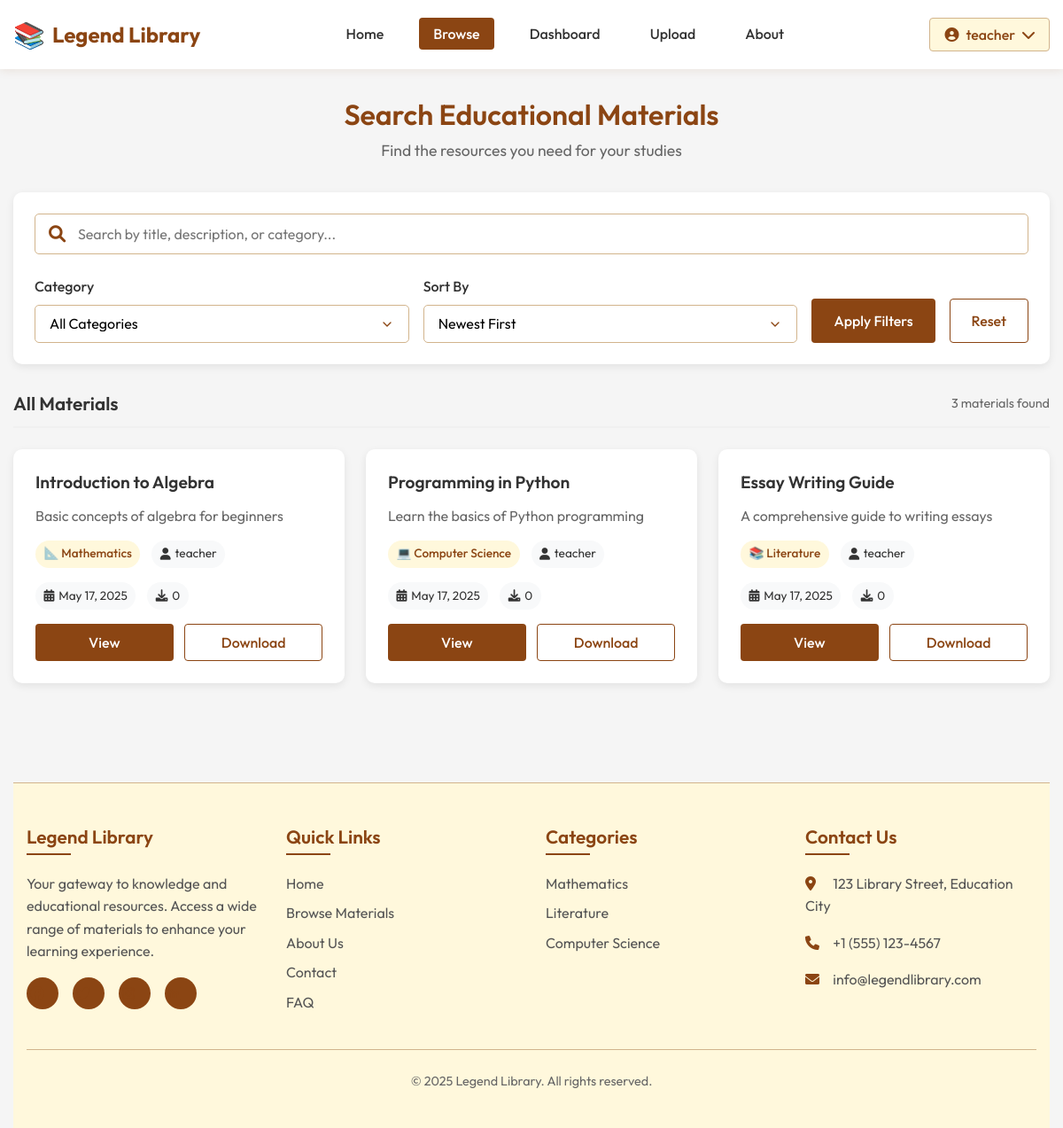
Screenshot of /search.php (signed in) with the database file from the repository.
### tables this page shows
CREATE TABLE materials (
    material_id INT AUTO_INCREMENT PRIMARY KEY,
    title VARCHAR(255) NOT NULL,
    description TEXT,
    file_path VARCHAR(255) NOT NULL,
    category VARCHAR(100) NOT NULL,
    uploaded_by INT NOT NULL,
    upload_date TIMESTAMP DEFAULT CURRENT_TIMESTAMP,
    FOREIGN KEY (uploaded_by) REFERENCES users(user_id) ON DELETE CASCADE
);

CREATE TABLE users (
    user_id INT AUTO_INCREMENT PRIMARY KEY,
    username VARCHAR(50) NOT NULL UNIQUE,
    email VARCHAR(100) NOT NULL UNIQUE,
    password VARCHAR(255) NOT NULL,
    role ENUM('student', 'teacher', 'admin') NOT NULL DEFAULT 'student',
    created_at TIMESTAMP DEFAULT CURRENT_TIMESTAMP,
    updated_at TIMESTAMP DEFAULT CURRENT_TIMESTAMP ON UPDATE CURRENT_TIMESTAMP
);

### config.php (called while the page is built, shortened)
<?php
$base_url = BASE_URL;
function formatDate($date) {
    return date('M j, Y', strtotime($date));
}
?>

### search.php (the view, shortened to what this page needs)
<?php
require_once 'config.php';
$query = isset($_GET['query']) ? trim($_GET['query']) : '';
$category = isset($_GET['category']) ? trim($_GET['category']) : '';
$sort = isset($_GET['sort']) ? $_GET['sort'] : 'newest';
$search_query = "
    SELECT m.material_id, m.title, m.description, m.category, m.upload_date,
           u.username as uploader,
           (SELECT COUNT(*) FROM material_downloads WHERE material_id = m.material_id) as download_count
    FROM materials m
    JOIN users u ON m.uploaded_by = u.user_id
    WHERE 1=1
";
switch ($sort) {
    case 'newest':
    default:
        $search_query .= " ORDER BY m.upload_date DESC";
        break;
}
try {
    $count_query = str_replace("m.material_id, m.title, m.description, m.category, m.upload_date,
           u.username as uploader,
           (SELECT COUNT(*) FROM material_downloads WHERE material_id = m.material_id) as download_count", "COUNT(*) as total", $search_query);
    $count_query = preg_replace('/ORDER BY.*$/i', '', $count_query);
    $stmt = $conn->prepare($count_query);
    $stmt->execute();
    $total_count = $stmt->fetchColumn();
    $stmt = $conn->prepare($search_query);
    $stmt->execute();
    $materials = $stmt->fetchAll(PDO::FETCH_ASSOC);
} catch(PDOException $e) {
    $error_message = "Error searching materials: " . $e->getMessage();
}
$category_icons = [
    'Mathematics' => '📐',
    'Science' => '🔬',
    'Literature' => '📚',
    'History' => '🏛️',
    'Computer Science' => '💻',
    'Languages' => '🌐',
    'Arts' => '🎨',
    'Physics' => '⚛️',
    'Chemistry' => '🧪',
    'Biology' => '🧬',
    'Geography' => '🌍',
    'Economics' => '📊',
    'Philosophy' => '🧠',
    'Psychology' => '🧠',
    'Engineering' => '⚙️',
    'Medicine' => '🩺',
    'Law' => '⚖️',
    'Music' => '🎵',
    'Physical Education' => '🏃',
    'Religion' => '🙏',
    'Social Studies' => '👥',
    'Technology' => '📱',
    'Other' => '📋'
];
function getCategoryIcon($category) {
    global $category_icons;
    return isset($category_icons[$category]) ? $category_icons[$category] : '📚';
}
?>
<?php include 'includes/header.php'; ?>
<div class="search-container">
    <div class="search-header">
        <h1>Search Educational Materials</h1>
        <p>Find the resources you need for your studies</p>
    </div>
    <div class="search-filters">
        <form method="GET" action="" class="search-form">
            <div class="search-input-container">
                <input type="text" name="query" placeholder="Search by title, description, or category..." value="<?php echo htmlspecialchars($query); ?>" class="search-input">
                <button type="submit" class="search-button">
                    <i class="fas fa-search"></i>
                </button>
            </div>
            <div class="filter-container">
                <div class="filter-group">
                    <label for="category" class="filter-label">Category</label>
                    <select name="category" id="category" class="filter-select">
                        <option value="">All Categories</option>
                    </select>
                </div>
                <div class="filter-group">
                    <label for="sort" class="filter-label">Sort By</label>
                    <select name="sort" id="sort" class="filter-select">
                        <option value="newest" <?php echo $sort === 'newest' ? 'selected' : ''; ?>>Newest First</option>
                    </select>
                </div>
                <button type="submit" class="btn primary filter-button">Apply Filters</button>
                <a href="<?php echo $base_url; ?>/search.php" class="btn secondary reset-button">Reset</a>
            </div>
        </form>
    </div>
    <div class="search-results">
        <div class="results-header">
            <?php if (!empty($query) || !empty($category)): ?>
                <h2>
                    <?php if (!empty($query) && !empty($category)): ?>
                        Search results for "<?php echo htmlspecialchars($query); ?>" in <?php echo htmlspecialchars($category); ?>
                    <?php elseif (!empty($query)): ?>
                        Search results for "<?php echo htmlspecialchars($query); ?>"
                    <?php elseif (!empty($category)): ?>
                        Materials in <?php echo htmlspecialchars($category); ?>
                    <?php endif; ?>
                </h2>
            <?php else: ?>
                <h2>All Materials</h2>
            <?php endif; ?>
            <div class="results-count">
                <?php echo number_format($total_count); ?> materials found
            </div>
        </div>
        <?php if (empty($materials)): ?>
            <div class="no-results">
                <div class="no-results-icon">
                    <i class="fas fa-search"></i>
                </div>
                <h3>No materials found</h3>
                <p>Try adjusting your search criteria or browse all materials</p>
                <a href="<?php echo $base_url; ?>/search.php" class="btn primary">Browse All Materials</a>
            </div>
        <?php else: ?>
            <div class="materials-grid">
                <?php foreach ($materials as $material): ?>
                    <div class="material-card">
                        <h3 class="material-title">
                            <a href="<?php echo $base_url; ?>/view_material.php?id=<?php echo $material['material_id']; ?>">
                                <?php echo htmlspecialchars($material['title']); ?>
                            </a>
                        </h3>
                        <p class="material-description">
                            <?php
                                $desc = htmlspecialchars($material['description']);
                                echo (strlen($desc) > 100) ? substr($desc, 0, 100) . '...' : $desc;
                            ?>
                        </p>
                        <div class="material-meta">
                            <span class="category">
                                <?php echo getCategoryIcon($material['category']); ?>
                                <?php echo htmlspecialchars($material['category']); ?>
                            </span>
                            <span class="uploader">
                                <i class="fas fa-user"></i> <?php echo htmlspecialchars($material['uploader']); ?>
                            </span>
                        </div>
                        <div class="material-meta">
                            <span class="date">
                                <i class="fas fa-calendar-alt"></i> <?php echo formatDate($material['upload_date']); ?>
                            </span>
                            <?php if (isset($material['download_count'])): ?>
                                <span class="downloads">
                                    <i class="fas fa-download"></i> <?php echo $material['download_count']; ?>
                                </span>
                            <?php endif; ?>
                        </div>
                        <div class="material-actions">
                            <a href="<?php echo $base_url; ?>/view_material.php?id=<?php echo $material['material_id']; ?>" class="btn primary">View</a>
                            <a href="<?php echo $base_url; ?>/download_material.php?id=<?php echo $material['material_id']; ?>" class="btn secondary">Download</a>
                        </div>
                    </div>
                <?php endforeach; ?>
            </div>
        <?php endif; ?>
    </div>
</div>
<?php include 'includes/footer.php'; ?>

### css/style.css (style rules this page uses)
* { font-family: Outfit; }
:root { --primary-color: #8b4513; --primary-light: #d2b48c; --primary-dark: #5d2906; --primary-bg: #fff8dc; --primary-hover: #a0522d; --primary-gradient-start: #8b4513; --primary-gradient-end: #a0522d; --accent-color: #cd853f; --text-on-primary: #ffffff; --error-color: #b22222; --success-color: #2e8b57; }
* { margin: 0; padding: 0; box-sizing: border-box; }
body { font-family: "Segoe UI", Tahoma, Geneva, Verdana, sans-serif; line-height: 1.6; color: #333; background-color: #f5f5f5; }
h1, h2, h3, h4, h5, h6 { margin-bottom: 0.5rem; font-weight: 600; line-height: 1.2; }
p { margin-bottom: 1rem; }
a { color: var(--primary-color); text-decoration: none; transition: color 0.2s ease; }
.btn { display: inline-block; font-weight: 500; text-align: center; white-space: nowrap; vertical-align: middle; border: 1px solid transparent; padding: 0.5rem 1rem; font-size: 1rem; line-height: 1.5; border-radius: 4px; transition: all 0.2s ease; cursor: pointer; }
.btn.primary { background-color: var(--primary-color); color: var(--text-on-primary); }
.btn.secondary { background-color: #fff; color: var(--primary-color); border-color: var(--primary-color); }

### search.php (style rules this page uses)
.search-container { padding: 2rem 0; }
.search-header { text-align: center; margin-bottom: 2rem; }
.search-header h1 { color: #8B4513; margin-bottom: 0.5rem; }
.search-header p { color: #666; font-size: 1.1rem; }
.search-filters { background-color: #fff; border-radius: 10px; box-shadow: 0 3px 10px rgba(0, 0, 0, 0.08); padding: 1.5rem; margin-bottom: 2rem; }
.search-form { display: flex; flex-direction: column; gap: 1.5rem; }
.search-input-container { position: relative; }
.search-input { width: 100%; padding: 0.75rem 1rem 0.75rem 3rem; border: 1px solid #D2B48C; border-radius: 5px; font-size: 1rem; transition: all 0.3s ease; }
.search-button { position: absolute; left: 1rem; top: 50%; transform: translateY(-50%); background: none; border: none; color: #8B4513; font-size: 1.2rem; cursor: pointer; }
.filter-container { display: flex; flex-wrap: wrap; gap: 1rem; align-items: flex-end; }
.filter-group { flex: 1; min-width: 200px; }
.filter-label { display: block; margin-bottom: 0.5rem; color: #333; font-weight: 500; }
.filter-select { width: 100%; padding: 0.75rem 1rem; border: 1px solid #D2B48C; border-radius: 5px; font-size: 1rem; background-color: #fff; transition: all 0.3s ease; appearance: none; background-repeat: no-repeat; background-position: right 1rem center; background-size: 1rem; }
.filter-button, .reset-button { padding: 0.75rem 1.5rem; font-size: 1rem; font-weight: 500; }
.results-header { display: flex; justify-content: space-between; align-items: center; margin-bottom: 1.5rem; padding-bottom: 0.8rem; border-bottom: 2px solid #f0f0f0; }
.results-header h2 { color: #333; margin: 0; font-size: 1.3rem; }
.results-count { color: #666; font-size: 0.9rem; }
.materials-grid { display: grid; grid-template-columns: repeat(auto-fill, minmax(300px, 1fr)); gap: 1.5rem; margin-bottom: 2rem; }
.material-card { background-color: #fff; border-radius: 10px; box-shadow: 0 3px 10px rgba(0, 0, 0, 0.08); padding: 1.5rem; transition: all 0.3s ease; display: flex; flex-direction: column; height: 100%; border: 1px solid transparent; }
.material-title { font-size: 1.2rem; margin-bottom: 0.8rem; line-height: 1.3; }
.material-title a { color: #333; text-decoration: none; transition: all 0.3s ease; }
.material-description { color: #666; margin-bottom: 1rem; line-height: 1.5; flex-grow: 1; }
.material-meta { display: flex; flex-wrap: wrap; gap: 0.8rem; margin-bottom: 1rem; font-size: 0.85rem; }
.material-meta span { background-color: #f8f9fa; padding: 0.3rem 0.6rem; border-radius: 20px; display: flex; align-items: center; gap: 0.3rem; transition: all 0.2s ease; }
.material-meta .category { background-color: #FFF8DC; color: #8B4513; font-weight: 500; }
.material-actions { display: flex; gap: 0.8rem; margin-top: auto; }
.material-actions .btn { flex: 1; text-align: center; }

### rows the page displays
materials: title "Introduction to Algebra", description "Basic concepts of algebra for beginners", category "📐", category "Mathematics", uploaded_by.username "teacher", upload_date "May 17, 2025", download_count "0"
materials: title "Programming in Python", description "Learn the basics of Python programming", category "💻", category "Computer Science", uploaded_by.username "teacher", upload_date "May 17, 2025", download_count "0"
materials: title "Essay Writing Guide", description "A comprehensive guide to writing essays", category "📚", category "Literature", uploaded_by.username "teacher", upload_date "May 17, 2025", download_count "0"

### other values shown
$user_name "teacher"
$total_count "3"
$category['category'] "Mathematics"
$category['category'] "Literature"
$category['category'] "Computer Science"
